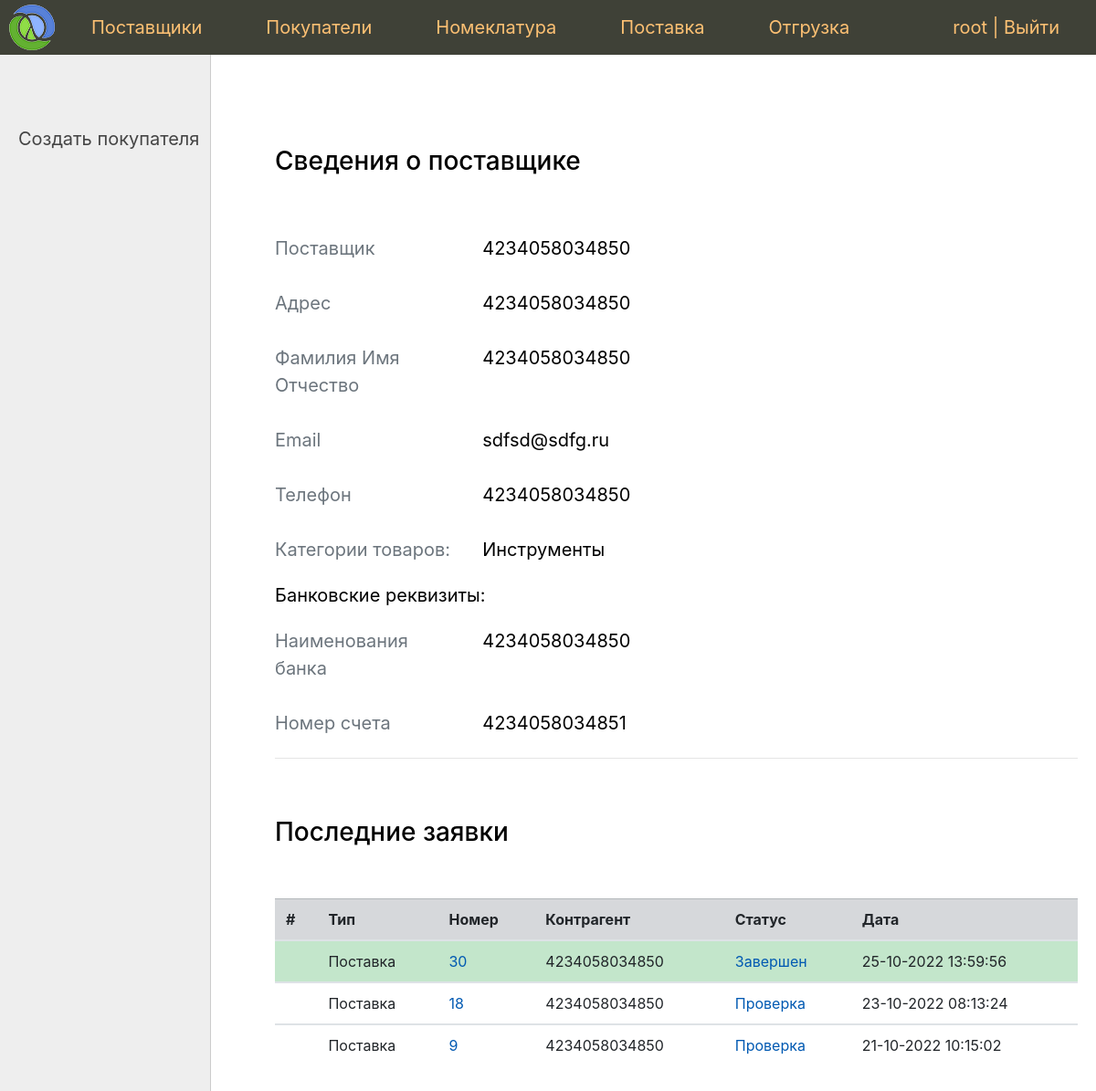
Screenshot of /vendor/2/ (signed in) with the database file from the repository.
### app/contactor/models.py (models this page shows, shortened)
class Vendor(models.Model):
    name = models.CharField('Наименование', max_length=100)
    address = models.CharField('Адрес', max_length=100)
    contact_person = models.OneToOneField(
        Person,
        on_delete=models.DO_NOTHING,
        verbose_name='Контактное лицо'
    )
    categories = models.ManyToManyField(
        Category,
        verbose_name='Категории'
    )
    bank_details = models.OneToOneField(
        BankDetails,
        on_delete=models.DO_NOTHING,
        verbose_name='Банковские реквизиты'
    )
    def __str__(self):
        return self.name
    class Meta:
        verbose_name = 'Поставщик'
        verbose_name_plural = 'Поставщики'

class Person(models.Model):
    full_name = models.CharField('Фамилия Имя Отчество', max_length=100)
    email = models.EmailField('Email', unique=True)
    phone = models.IntegerField('Телефон', unique=True)
    class Meta:
        verbose_name = 'Контактное лицо'
        verbose_name_plural = 'Контактные лица'

class BankDetails(models.Model):
    account = models.CharField('Номер счета', max_length=20, unique=True)
    bank_name = models.CharField('Наименование банка', max_length=100)
    class Meta:
        verbose_name = 'Банковские реквизиты'
        verbose_name_plural = 'Банковские реквизиты'

### app/nomenclature/models.py (models this page shows, shortened)
class Category(models.Model):
    name = models.CharField('Категория', max_length=100, unique=True)
    def __str__(self):
        return self.name
    class Meta:
        verbose_name = 'Категория'
        verbose_name_plural = 'Категории'

### app/document/models.py (models this page shows, shortened)
class Document(models.Model):
    vendor = models.ForeignKey(
        Vendor,
        on_delete=models.DO_NOTHING,
        blank=True,
        null=True,
        verbose_name='Поставщик'
    )
    buyer = models.ForeignKey(
        Buyer,
        on_delete=models.DO_NOTHING,
        blank=True,
        null=True,
        verbose_name='Покупатель'
    )
    nomenclatures = models.ManyToManyField(
        Nomenclature,
        through='DocumentNomenclatures',
        verbose_name='Номенклатура'
    )
    status = models.CharField(
        max_length=2,
        choices=Status.choices,
        default=Status.VALIDATING,
        verbose_name='Статус'
    )
    time_create = models.DateTimeField('Время создания', auto_now_add=True)
    time_update = models.DateTimeField('Время обновления статуса', auto_now=True)
    class Meta:
        verbose_name = 'Документ'
        verbose_name_plural = 'Документы'
    def get_absolute_url(self):
        return reverse('document', kwargs={'pk': self.pk})

### app/contactor/views.py (the view)
# urls.py: path('vendor/<int:pk>/', VendorView.as_view(), name='vendor'),  #
class VendorView(SuperUserRequiredMixin, DataMixin, DetailView):
    model = Vendor
    template_name = 'contactor/vendor_details.html'
    context_object_name = 'vendor'
    def get_context_data(self, *, object_list=None, **kwargs):
        context = super().get_context_data(**kwargs)
        context.update(
            self.get_user_context(
                title='Сведения о поставщике',
                left_menu=buyer_menu,
                documents=get_documents(vendor=self.object, count=10)
            )
        )
        return context

### app/contactor/services.py (called while the page is built)
def get_documents(count=5, **fields):
    return Document.objects.select_related(
        'vendor', 'buyer__person').filter(
        **fields
    ).order_by('-time_create')[:count]

### app/core/mixin.py (called while the page is built)
    def dispatch(self, request, *args, **kwargs):
        if not request.user.is_superuser:
            return self.handle_no_permission()
        return super().dispatch(request, *args, **kwargs)

    def get_user_context(self, **kwargs):
        context = kwargs
        if self.request.user.is_superuser:
            context['menu'] = menu
        return context

### app/document/templatetags/document_tags.py (called while the page is built)
@register.simple_tag
def query_transform(request, **kwargs):
    updated = request.GET.copy()
    values_dict = updated.dict()
    updated.clear()
    values_dict.update(kwargs)
    updated.update(values_dict)
    print(updated)
    return updated.urlencode()

### app/contactor/templates/contactor/vendor_details.html
{% extends 'core/base.html' %}
{% block left_menu %}
    {% include 'core/left_menu.html' %}
{% endblock %}
{% block content %}
    <h3>Сведения о поставщике</h3><br><br>
    <div class="form-group row">
        <div class="col-md-3 col-form-label form-control-label text-muted">Поставщик</div>
        <div class="col-md-3 col-form-label form-control-label" >{{ vendor.name }}</div>
    </div>
     <div class="form-group row">
        <div class="col-md-3 col-form-label form-control-label text-muted">Адрес</div>
        <div class="col-md-3 col-form-label form-control-label" >{{ vendor.address }}</div>
    </div>
     <div class="form-group row">
        <div class="col-md-3 col-form-label form-control-label text-muted">Фамилия Имя Отчество</div>
        <div class="col-md-3 col-form-label form-control-label" >{{ vendor.contact_person.full_name }}</div>
    </div>
     <div class="form-group row">
        <div class="col-md-3 col-form-label form-control-label text-muted">Email</div>
        <div class="col-md-3 col-form-label form-control-label" >{{ vendor.contact_person.email }}</div>
    </div>
     <div class="form-group row">
        <div class="col-md-3 col-form-label form-control-label text-muted">Телефон</div>
        <div class="col-md-3 col-form-label form-control-label" >{{ vendor.contact_person.phone }}</div>
    </div>
    <div class="form-group row">
        <div class="col-md-3 col-form-label form-control-label text-muted">Категории товаров:</div>
        <div class="col-md-3 col-form-label form-control-label" >
            {% for cat in vendor.categories.all %}
                {{ cat }}{% if not forloop.last %}, {% endif %}
            {% endfor %}
        </div>
    </div>
    <p>Банковские реквизиты:</p>
    <div class="form-group row">
        <div class="col-md-3 col-form-label form-control-label text-muted">Наименования банка</div>
        <div class="col-md-3 col-form-label form-control-label" >{{ vendor.bank_details.bank_name }}</div>
    </div>
    <div class="form-group row">
        <div class="col-md-3 col-form-label form-control-label text-muted">Номер счета</div>
        <div class="col-md-3 col-form-label form-control-label" >{{ vendor.bank_details.account }}</div>
    </div>
    <hr><br><br>
    {% include 'contactor/document_list.html' %}
{% endblock %}

### app/core/templates/core/base.html (shortened to what this page needs)
{% load static %}
{% load document_tags %}
{% load bootstrap4 %}
{% bootstrap_css %}
<!DOCTYPE html>
<html>
<head>
	<link type="text/css" href="{% static 'sklad/css/styles.css' %}" rel="stylesheet" />
</head>
<body>
<table class="table-page" border=0 cellpadding="0" cellspacing="0">
<tr>
    <td valign=top>
    {% block mainmenu %}
        <div class="header">
            <ul id="mainmenu" class="mainmenu">
                <li class="logo">
                    <a href="{% url 'home' %}"><div class="logo"></div></a>
                </li>
                {% for m in menu %}
                    <li><a href="{% url m.url_name %}">{{m.title}}</a></li>
                {% endfor %}
                {% if request.user.is_authenticated %}
                    <li class="last">{{ user.username }} | <a href="{% url 'logout' %}">Выйти</a></li>
                {% else %}
                    <li class="last"><a href="{% url 'login' %}">Войти</a></li>
                {% endif %}
            </ul>
        </div>
    {% endblock mainmenu %}
<table class="table-content" border=0 cellpadding="0" cellspacing="0">
<tr>
	<td valign="top" class="left-chapters">
        {% block left_menu %}{% endblock %}
    </td>
    <td valign="top" class="content">
	<div class="content-text">
        {% block content %}
        {% endblock %}
	</div>
</td></tr></table>
</td></tr>
</table>
</body>
</html>

### app/document/templates/document/list.html
{% load document_tags %}
<table class="table">
    <thead>
    <tr class="table-secondary">
        <th scope="col">#</th>
        <th scope="col">Тип</th>
        <th scope="col">Номер</th>
        <th scope="col">Контрагент</th>
        <th scope="col">Статус</th>
        <th scope="col">Дата</th>
    </tr>
    </thead>
    {% for d in documents  %}
        <tbody>
            {% if d.status == 'fi' %}
                <tr class="table-success">
            {% elif d.status == 'ca' %}
                <tr class="table-danger">
            {% elif d.status == 'co' %}
                <tr class="table-warning">
            {% elif d.status == 'va' %}
                <tr>
            {% else %}
                <tr>
            {% endif %}
                <th scope="row"></th>
                {% if d.buyer %}
                    <td>Отгрузка</td>
                    <td><a href="{{ d.get_absolute_url }}">{{ d.pk }}</a></td>
                    <td>{{ d.buyer }}</td>
                {% elif d.vendor %}
                    <td>Поставка</td>
                    <td><a href="{{ d.get_absolute_url }}">{{ d.pk }}</a></td>
                    <td>{{ d.vendor }}</td>
                {% endif %}
                <td><a href="{{ request.url }}?{% query_transform request status=d.status %}">
                    {{ d.get_status_display }}</a></td>
                <td>{{ d.time_create|date:"d-m-Y H:i:s" }}</td>
            </tr>
        </tbody>
    {% endfor %}
</table>

### app/core/static/sklad/css/styles.css (style rules this page uses)
html, body { margin: 0; padding: 0; height: 100%; width: 100%; color: #444; }
a { color: #0059b2; text-decoration: none; }
.table-page { width: 100%; height: 100%; vertical-align: top; }
.table-page tr { height: 100%; }
.header { background: #3F4137; height: 60px; }
.logo { background: url('../images/logo.png') no-repeat 10px 5px; width: 70px; height: 60px; }
ul.mainmenu { list-style: none; margin: 0; padding: 0; height: 60px; color: #fdc073; font-size: 20px; overflow: hidden; }
ul.mainmenu li { float: left; margin: 18px 40px 0 30px; }
ul.mainmenu li.logo { margin: 0; }
ul.mainmenu li.last { float: right; }
ul.mainmenu li a { color: #fdc073; text-decoration: none; }
.table-content { width: 100%; min-height: 100%; height: 100%; }
.left-chapters { margin: 0; background: #eee; border-right: 1px solid #ccc; min-height: 100%; }
.content { padding: 40px 20px 20px 40px; width: 100%; box-sizing: border-box; }
.content-text { margin: 60px 0 0 30px; color: #000; font-size: 20px; }

### rows the page displays
Vendor: name "4234058034850", address "4234058034850", contact_person.full_name "4234058034850", contact_person.email "sdfsd@sdfg.ru", contact_person.phone "4234058034850", bank_details.bank_name "4234058034850", bank_details.account "4234058034851"
Category: name "Инструменты"
Document: pk "30", vendor "4234058034850", status "Завершен", time_create "25-10-2022 13:59:56"
Document: pk "18", vendor "4234058034850", status "Проверка", time_create "23-10-2022 08:13:24"
Document: pk "9", vendor "4234058034850", status "Проверка", time_create "21-10-2022 10:15:02"

### other values shown
{{ m.title }} "Поставщики" "Покупатели" "Номеклатура" "Поставка" "Отгрузка"
{{ user.username }} "root"
{{ m.title }} "Создать покупателя"
